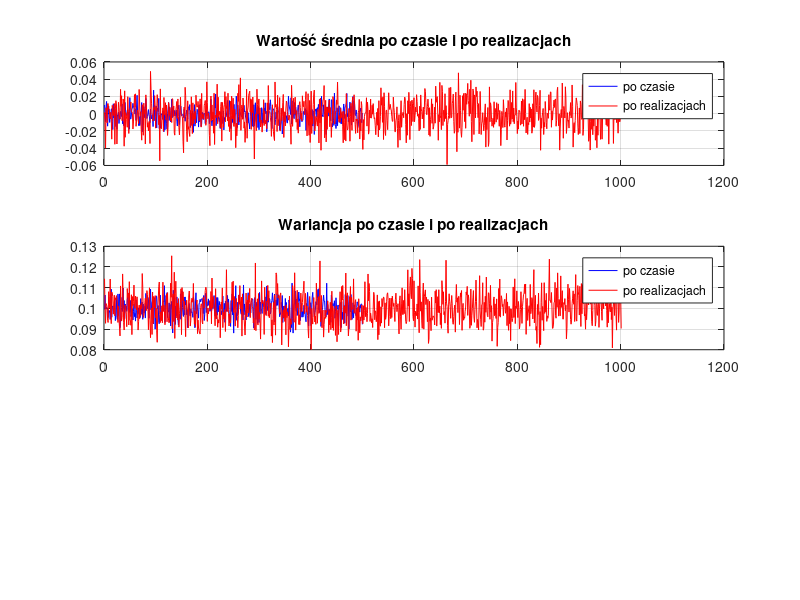

Here is the MATLAB script that generated this plot:
%LAB 1_2
load('StochasticProcess.mat')

%Estymaty po realizacjach
%%Wartość średnia 
m_po_real = [];
for i = 1:1001
    wn = mean(StochasticProcess(2:501, i));
    m_po_real(i) = wn;
end

%%Wariancja
var_po_real = [];
for i = 1:1001
    wn = var(StochasticProcess(2:501, i));
    var_po_real(i) = wn;
end

%Estymaty po czasie
%%Wartość średnia
m_po_t = [];
for i = 2:501
    wn = mean(StochasticProcess(i,:));
    m_po_t(i-1) = wn; 
end

%%Wariancja
var_po_t = [];
for i = 2:501
    wn = var(StochasticProcess(i,:));
    var_po_t(i-1) = wn; 
end


subplot(3,1,1)
plot(1:500,m_po_t, 'b',1:1001, m_po_real, 'r');
title('Wartość średnia po czasie i po realizacjach');
legend('po czasie', 'po realizacjach');
grid on;

subplot(3,1,2)
plot(1:500,var_po_t, 'b',1:1001, var_po_real, 'r');
title('Wariancja po czasie i po realizacjach');
legend('po czasie', 'po realizacjach');
grid on;

%Wartości średnie 
Sr_m_po_real = mean(m_po_real);
Sr_m_po_t = mean(m_po_t);

Sr_var_po_real = mean(var_po_real);
Sr_var_po_t = mean(var_po_t);

%Czy jest ergodyczny?
%%układ jest ergodyczny, średnie wartości średnich oraz wariancji po czasie i po realizacjach są takie same.

%Czy jest stacjonarny?
%%układ nie jest stacjonarny, wariancje zmiennych losowych nie są takie same.





